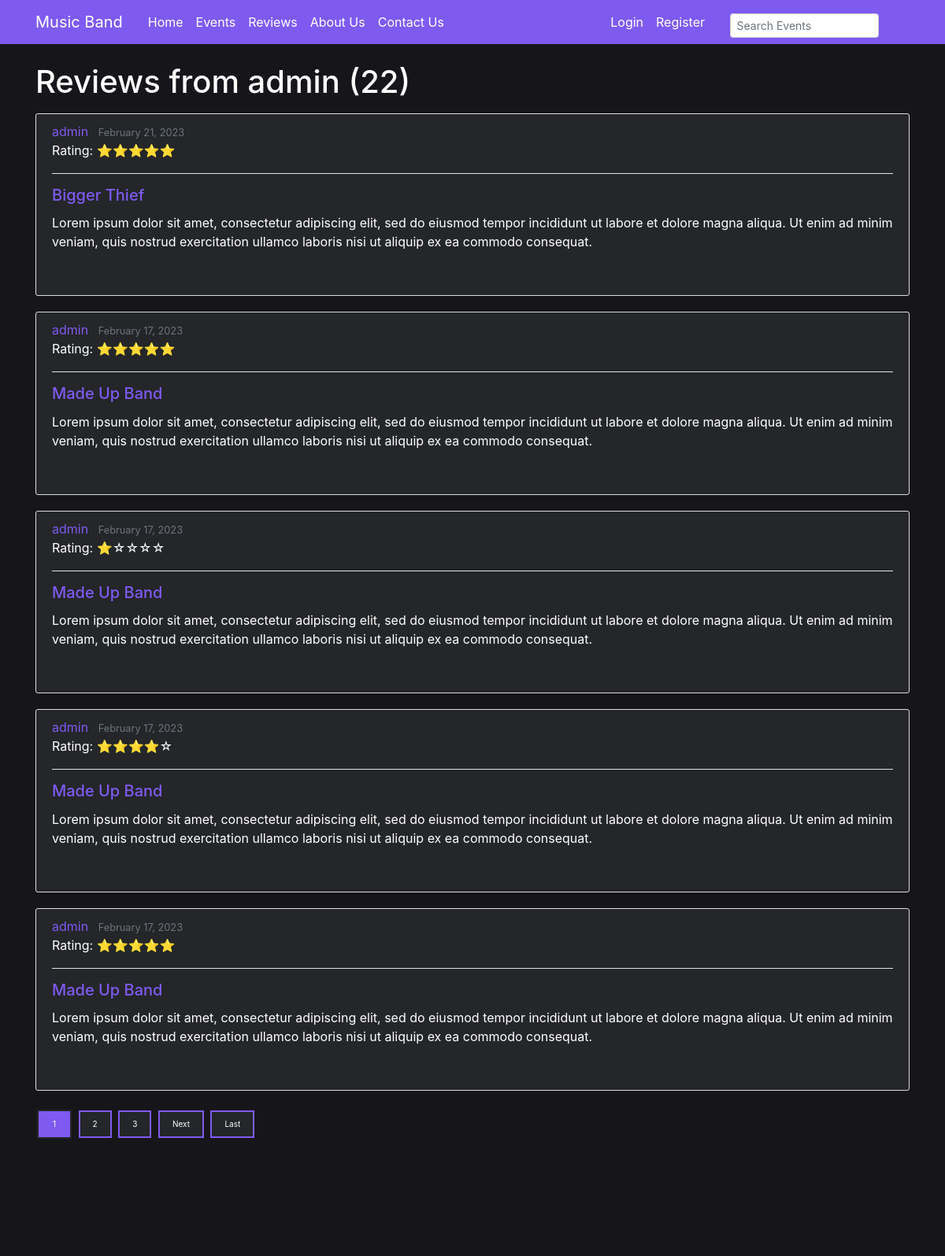
The app's page /user/admin (upper part), older data.
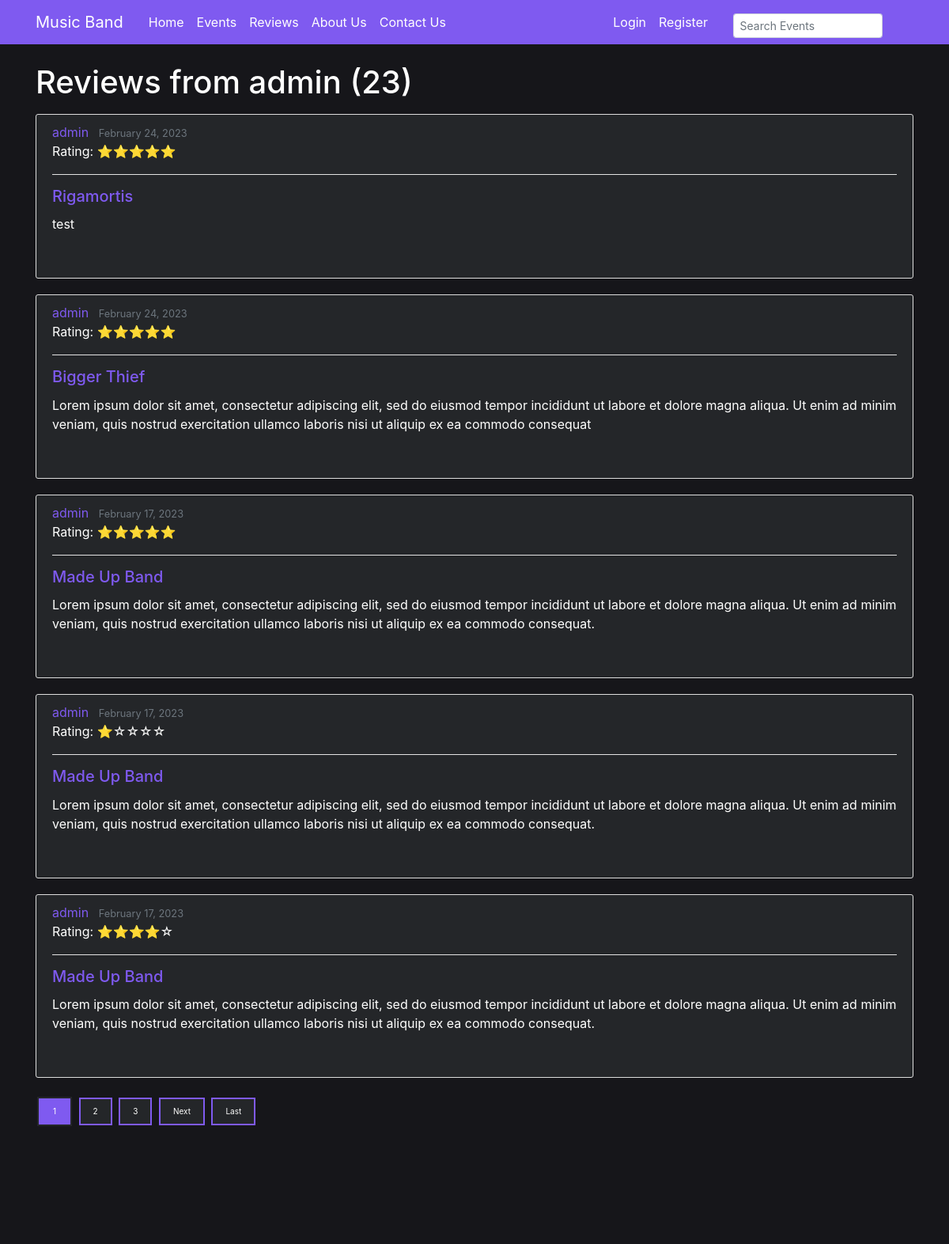
The same page, newer data.
### events/models.py (models this page shows, shortened)
class Review(models.Model):
    author = models.CharField(max_length=100)
    event_rating = models.PositiveSmallIntegerField(validators=[MinValueValidator(0), MaxValueValidator(5)]) # event rating is a positive small integer field
    content = models.TextField()
    date_posted = models.DateTimeField(auto_now_add=True)
    event = models.ForeignKey(Event, on_delete=models.CASCADE)
    user = models.ForeignKey(settings.AUTH_USER_MODEL, on_delete=models.CASCADE, null=True)

class Event(models.Model):
    name = models.CharField(max_length=100)
    event_type = models.CharField(max_length=50)
    location = models.CharField(max_length=100)
    date = models.DateTimeField()
    description = models.TextField()
    photo = models.ImageField(upload_to='imgs')
    def __str__(self): # this method is used to return the name of the event when it is called which is used in the admin backend
        return self.name

### events/views.py (the view)
# urls.py: path('user/<str:username>', UserReviewListView.as_view(), name='user-reviews'),
class UserReviewListView(ListView): # This view is used to display all the reviews in the database
    model = Review # Tells the view which model to query
    template_name = 'events/user_reviews.html' # <app>/<model>_<viewtype>.html
    context_object_name = 'reviews' # name of the object list that will be used in the template
    paginate_by = 5 # number of reviews to display per page
    def get_queryset(self):
        user = get_object_or_404(User, username=self.kwargs.get('username'))
        return Review.objects.filter(author=user).order_by('-date_posted') # orders the reviews by date posted

### events/templatetags/rating_stars.py (called while the page is built)
@register.filter
def stars(value):
    full_stars = int(value)
    empty_stars = 5 - full_stars
    return '⭐' * full_stars + '☆' * empty_stars

### events/templates/events/user_reviews.html (shortened to what this page needs)
{% extends "events/base.html" %}
{% load rating_stars %}
{% block content %}
    <h1 class="mb-3">Reviews from {{ view.kwargs.username }} ({{ page_obj.paginator.count }})</h1>
    {% for review in reviews %}
        <article class="media content-section">
            <div class="media-body">
                <div class="article-metadata">
                    <a class="mr-2" style="color: #7f5af0;" href="{% url 'user-reviews' review.author %}">{{ review.author }}</a>
                    <small class="text-muted">{{ review.date_posted|date:"F d, Y" }}</small>
                    <p class="review-card-rating">Rating: {{ review.event_rating|stars }}</p>
                </div>
                <h2><a class="event-card-title" href="{% url 'review-detail' review.id %}">{{ review.event}}</a></h2>
                <p class="article-content">{{ review.content }}</p>
            </div>
        </article>
    {% endfor %}
	{% if is_paginated %}
		{% for num in page_obj.paginator.page_range %}
			{% if page_obj.number == num %}
				<a class="current-pagination-button" href="?page={{ num }}">{{ num }}</a>
			{% elif num > page_obj.number|add:'-3' and num < page_obj.number|add:'3' %}
				<a class="pagination-button" href="?page={{ num }}">{{ num }}</a>
			{% endif %}
		{% endfor %}
		{% if page_obj.has_next %}
			<a class="pagination-button" href="?page={{ page_obj.next_page_number }}">Next</a>
			<a class="pagination-button" href="?page={{ page_obj.paginator.num_pages }}">Last</a>
		{% endif %}
	{% endif %}
{% endblock content %}

Row changes from the older to the newer data that the page shows:
removed Review: author "admin", date_posted "February 21, 2023", event_rating|stars "⭐⭐⭐⭐⭐", event "Bigger Thief", content "Lorem ipsum dolor sit amet, consectetur adipiscing elit, sed do eiusmod tempor incididunt ut labore et dolore magna aliqua. Ut enim ad minim veniam, quis nostrud exercitation ullamco laboris nisi ut aliquip ex ea commodo consequat."
no longer on this page (row unchanged): Review: author "admin", date_posted "February 17, 2023", event_rating|stars "⭐⭐⭐⭐⭐", event "Made Up Band", content "Lorem ipsum dolor sit amet, consectetur adipiscing elit, sed do eiusmod tempor incididunt ut labore et dolore magna aliqua. Ut enim ad minim veniam, quis nostrud exercitation ullamco laboris nisi ut aliquip ex ea commodo consequat."
added Review: author "admin", date_posted "February 24, 2023", event_rating|stars "⭐⭐⭐⭐⭐", event "Rigamortis", content "test"
added Review: author "admin", date_posted "February 24, 2023", event_rating|stars "⭐⭐⭐⭐⭐", event "Bigger Thief", content "Lorem ipsum dolor sit amet, consectetur adipiscing elit, sed do eiusmod tempor incididunt ut labore et dolore magna aliqua. Ut enim ad minim veniam, quis nostrud exercitation ullamco laboris nisi ut aliquip ex ea commodo consequat"
Text that changed along with them:
{{ page_obj.paginator.count }}: "22" → "23"
